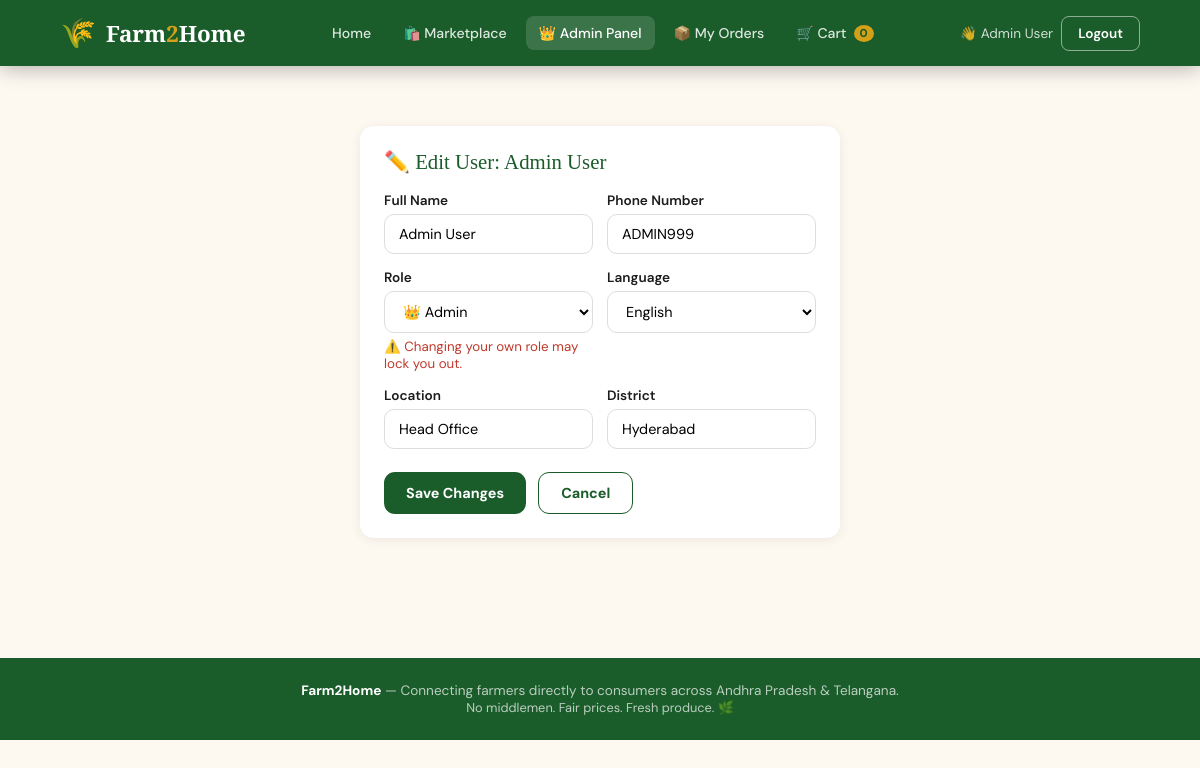
The app's page /admin/user/edit/1 (signed in) with its own data.
### tables this page shows
CREATE TABLE users (
        id INTEGER PRIMARY KEY AUTOINCREMENT,
        name TEXT NOT NULL,
        phone TEXT UNIQUE NOT NULL,
        password TEXT NOT NULL,
        role TEXT NOT NULL DEFAULT 'customer',
        location TEXT,
        district TEXT,
        language TEXT DEFAULT 'English',
        bank_account TEXT,
        ifsc TEXT,
        created_at TEXT DEFAULT CURRENT_TIMESTAMP
    );

### app.py (the view, shortened to what this page needs)
@app.route('/admin/user/edit/<int:user_id>', methods=['GET','POST'])
@admin_required
def admin_edit_user(user_id):
    conn = get_db()
    user = conn.execute("SELECT * FROM users WHERE id=?", (user_id,)).fetchone()
    if not user:
        flash('User not found.', 'danger')
        return redirect(url_for('admin_users'))
    conn.close()
    return render_template('admin_edit_user.html', user=user)

### app.py (called while the page is built)
def get_db():
    conn = sqlite3.connect(DB_PATH)
    conn.row_factory = sqlite3.Row
    return conn

def admin_required(f):
    @wraps(f)
    def decorated(*args, **kwargs):
        if 'user_id' not in session:
            return redirect(url_for('login'))
        if session.get('role') != 'admin':
            flash('Access denied. Admin privileges required.', 'danger')
            return redirect(url_for('index'))
        return f(*args, **kwargs)
    return decorated

### templates/admin_edit_user.html (shortened to what this page needs)
{% extends 'base.html' %}
{% block content %}
<section class="section" style="max-width:600px;margin:0 auto;">
  <div class="card">
    <div class="card-title">✏️ Edit User: {{ user.name }}</div>
    <form method="post">
      <div class="form-row">
        <div class="form-group">
          <label>Full Name</label>
          <input type="text" name="name" value="{{ user.name }}" required/>
        </div>
        <div class="form-group">
          <label>Phone Number</label>
          <input type="text" name="phone" value="{{ user.phone }}" required/>
        </div>
      </div>
      <div class="form-row">
        <div class="form-group">
          <label>Role</label>
          <select name="role">
            <option value="admin" {% if user.role=='admin' %}selected{% endif %}>👑 Admin</option>
          </select>
          {% if user.id == session.user_id %}
          <small style="color:var(--red);">⚠️ Changing your own role may lock you out.</small>
          {% endif %}
        </div>
        <div class="form-group">
          <label>Language</label>
          <select name="language">
            <option value="English" {% if user.language=='English' %}selected{% endif %}>English</option>
          </select>
        </div>
      </div>
      <div class="form-row">
        <div class="form-group">
          <label>Location</label>
          <input type="text" name="location" value="{{ user.location or '' }}"/>
        </div>
        <div class="form-group">
          <label>District</label>
          <input type="text" name="district" value="{{ user.district or '' }}"/>
        </div>
      </div>
      <div style="display:flex;gap:12px;margin-top:8px;">
        <button type="submit" class="btn btn-green">Save Changes</button>
        <a href="{{ url_for('admin_users') }}" class="btn btn-outline">Cancel</a>
      </div>
    </form>
  </div>
</section>
{% endblock %}

### templates/base.html (shortened to what this page needs)
<!DOCTYPE html>
<html lang="en">
<head>
</head>
<body>
<nav>
  <a class="logo" href="{{ url_for('index') }}">
    <span class="logo-icon">🌾</span>
    <span class="logo-text">Farm<span>2</span>Home</span>
  </a>
  <ul>
    <li><a href="{{ url_for('index') }}" {% if request.endpoint=='index' %}class="active-link"{% endif %}>Home</a></li>
    <li><a href="{{ url_for('marketplace') }}" {% if request.endpoint=='marketplace' %}class="active-link"{% endif %}>🛍️ Marketplace</a></li>
{% if session.role == 'admin' %}
<li><a href="{{ url_for('admin_dashboard') }}" {% if 'admin' in request.endpoint %}class="active-link"{% endif %}>👑 Admin Panel</a></li>
{% endif %}
    {% if session.role == 'farmer' %}
    <li><a href="{{ url_for('farmer_dashboard') }}" {% if 'farmer' in request.endpoint %}class="active-link"{% endif %}>👨‍🌾 My Dashboard</a></li>
    {% else %}
    <li><a href="{{ url_for('my_orders') }}" {% if request.endpoint=='my_orders' %}class="active-link"{% endif %}>📦 My Orders</a></li>
    {% endif %}
    {% if session.user_id %}
    <li>
      <a href="{{ url_for('cart') }}" {% if request.endpoint=='cart' %}class="active-link"{% endif %}>
        🛒 Cart<span class="cart-badge" id="cart-count">0</span>
      </a>
    </li>
    {% endif %}
  </ul>
  <div class="nav-actions">
    {% if session.user_id %}
      <span style="color:rgba(255,255,255,.8);font-size:.85rem;">👋 {{ session.name }}</span>
      <a href="{{ url_for('logout') }}" class="btn-nav btn-login">Logout</a>
    {% else %}
      <a href="{{ url_for('login') }}" class="btn-nav btn-login">Login</a>
      <a href="{{ url_for('register') }}" class="btn-nav btn-signup">Sign Up</a>
    {% endif %}
  </div>
</nav>
{% block content %}{% endblock %}
<footer>
  <strong>Farm2Home</strong> — Connecting farmers directly to consumers across Andhra Pradesh & Telangana.<br/>
  <span style="font-size:.8rem;">No middlemen. Fair prices. Fresh produce. 🌿</span>
</footer>
</body>
</html>

### templates/base.html (style rules this page uses)
:root { --green:#1a5c2a;--green-light:#2d8a45;--green-pale:#e8f5ec; --earth:#7a4f2d;--cream:#fdf8f0;--gold:#d4a017;--red:#c0392b; --text:#1c1c1c;--muted:#666;--white:#fff; --radius:14px;--shadow:0 8px 32px rgba(0,0,0,.12); }
* { margin:0;padding:0;box-sizing:border-box; }
body { font-family:'DM Sans',sans-serif;background:var(--cream);color:var(--text); }
a { text-decoration:none;color:inherit; }
nav { background:var(--green);padding:0 5%;display:flex;align-items:center;justify-content:space-between;position:sticky;top:0;z-index:999;box-shadow:0 2px 20px rgba(0,0,0,.3); }
.logo { display:flex;align-items:center;gap:10px;padding:14px 0; }
.logo-icon { font-size:1.8rem; }
.logo-text { color:#fff;font-family:'Playfair Display',serif;font-size:1.4rem;font-weight:900; }
.logo-text span { color:var(--gold); }
nav ul { display:flex;gap:6px;list-style:none; }
nav ul li a { color:rgba(255,255,255,.85);padding:8px 13px;border-radius:8px;font-size:.88rem;font-weight:500;transition:.2s;display:flex;align-items:center;gap:5px; }
nav ul li a:hover, nav ul li a.active-link { background:rgba(255,255,255,.15);color:#fff; }
.nav-actions { display:flex;gap:8px;align-items:center; }
.btn-nav { padding:8px 16px;border-radius:8px;border:none;cursor:pointer;font-family:'DM Sans',sans-serif;font-weight:600;font-size:.85rem;transition:.2s; }
.btn-login { background:transparent;border:1.5px solid rgba(255,255,255,.5);color:#fff; }
.cart-badge { background:var(--gold);color:var(--green);border-radius:50%;padding:1px 6px;font-size:.72rem;font-weight:800;margin-left:2px; }
.btn { display:inline-block;padding:11px 22px;border-radius:11px;border:none;cursor:pointer;font-family:'DM Sans',sans-serif;font-weight:700;font-size:.9rem;transition:.2s; }
.btn-green { background:var(--green);color:#fff; }
.btn-outline { background:transparent;border:1.5px solid var(--green);color:var(--green); }
.form-group { display:flex;flex-direction:column;gap:5px;margin-bottom:15px; }
.form-group label { font-size:.85rem;font-weight:600;color:var(--text); }
.form-group input,.form-group select,.form-group textarea { padding:10px 14px;border:1.5px solid #ddd;border-radius:10px; font-family:'DM Sans',sans-serif;font-size:.9rem;outline:none;transition:.2s;background:#fff; }
.form-row { display:grid;grid-template-columns:1fr 1fr;gap:14px; }
.card { background:#fff;border-radius:var(--radius);box-shadow:0 2px 12px rgba(0,0,0,.07);padding:24px; }
.card-title { font-family:'Playfair Display',serif;font-size:1.3rem;color:var(--green);margin-bottom:18px; }
footer { background:var(--green);color:rgba(255,255,255,.7);text-align:center;padding:24px 5%;font-size:.85rem;margin-top:60px; }
footer strong { color:#fff; }
.section { padding:60px 5%; }

### records on screen
users: name "Admin User", phone "ADMIN999", role "👑 Admin", language "English", location "Head Office", district "Hyderabad"
